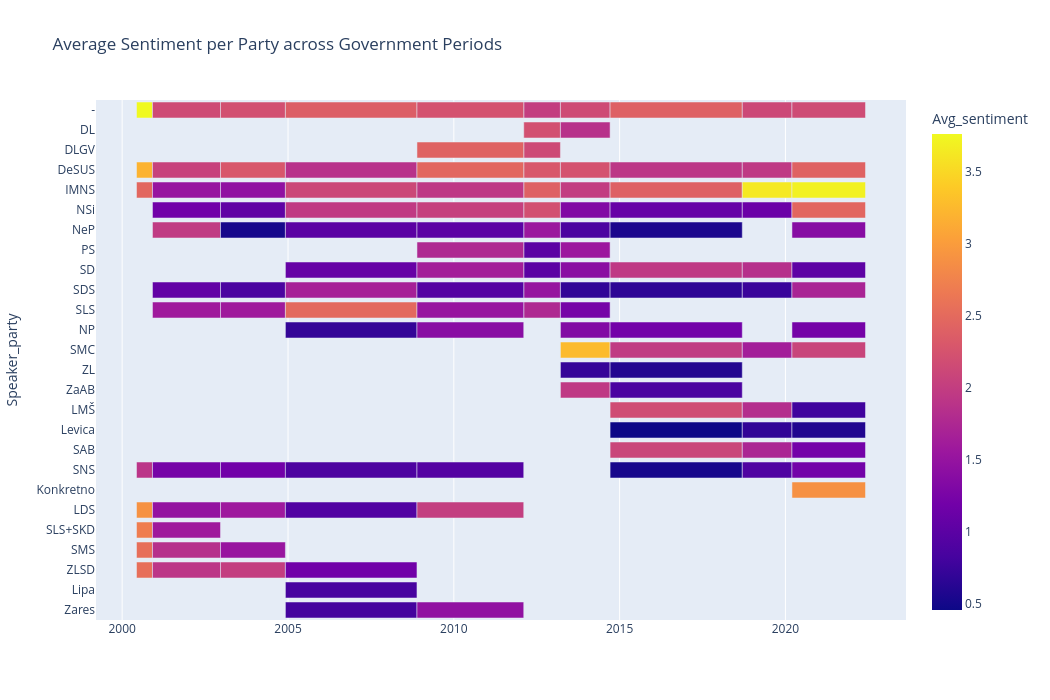

Notebook code cell kept with this figure:
### Code cell
fig = px.timeline(
    avg_sentiment,
    x_start="Start_date",
    x_end="End_date",
    y="Speaker_party",
    color="Avg_sentiment",
    #text="Gov",
    title="Average Sentiment per Party across Government Periods"
)

fig.update_yaxes(autorange="reversed")
fig.update_layout(
        height=700,  
        width=1050)
fig.show()
